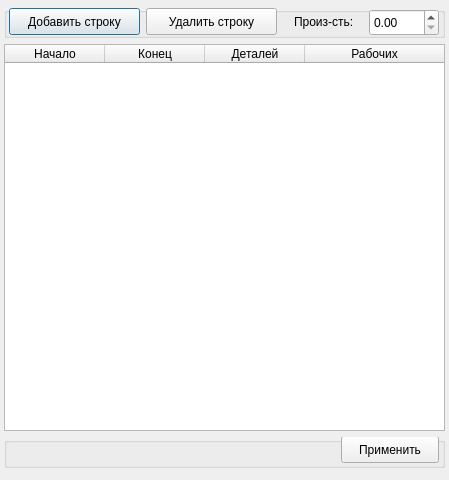
<?xml version="1.0" encoding="UTF-8"?>
<ui version="4.0">
 <class>Edit_Dialog</class>
 <widget class="QDialog" name="Edit_Dialog">
  <property name="geometry">
   <rect>
    <x>0</x>
    <y>0</y>
    <width>449</width>
    <height>480</height>
   </rect>
  </property>
  <property name="windowTitle">
   <string>Изменение данных</string>
  </property>
  <widget class="QWidget" name="verticalLayoutWidget">
   <property name="geometry">
    <rect>
     <x>4</x>
     <y>7</y>
     <width>441</width>
     <height>461</height>
    </rect>
   </property>
   <layout class="QVBoxLayout" name="mainLayout">
    <item>
     <widget class="QGroupBox" name="toolBox">
      <property name="title">
       <string/>
      </property>
      <widget class="QPushButton" name="addRowButton">
       <property name="geometry">
        <rect>
         <x>5</x>
         <y>1</y>
         <width>131</width>
         <height>27</height>
        </rect>
       </property>
       <property name="text">
        <string>Добавить строку</string>
       </property>
      </widget>
      <widget class="QPushButton" name="delRowButton">
       <property name="geometry">
        <rect>
         <x>142</x>
         <y>1</y>
         <width>131</width>
         <height>27</height>
        </rect>
       </property>
       <property name="text">
        <string>Удалить строку</string>
       </property>
      </widget>
      <widget class="QLabel" name="prodLabel">
       <property name="geometry">
        <rect>
         <x>290</x>
         <y>6</y>
         <width>80</width>
         <height>17</height>
        </rect>
       </property>
       <property name="text">
        <string>Произ-сть:</string>
       </property>
      </widget>
      <widget class="QDoubleSpinBox" name="productivity">
       <property name="geometry">
        <rect>
         <x>365</x>
         <y>2</y>
         <width>70</width>
         <height>27</height>
        </rect>
       </property>
      </widget>
     </widget>
    </item>
    <item>
     <widget class="QTableWidget" name="dataTable">
      <attribute name="horizontalHeaderStretchLastSection">
       <bool>true</bool>
      </attribute>
      <attribute name="verticalHeaderStretchLastSection">
       <bool>false</bool>
      </attribute>
      <column>
       <property name="text">
        <string>Начало</string>
       </property>
      </column>
      <column>
       <property name="text">
        <string>Конец</string>
       </property>
      </column>
      <column>
       <property name="text">
        <string>Деталей</string>
       </property>
      </column>
      <column>
       <property name="text">
        <string>Рабочих</string>
       </property>
      </column>
     </widget>
    </item>
    <item>
     <widget class="QGroupBox" name="controlBox">
      <property name="title">
       <string/>
      </property>
      <widget class="QPushButton" name="applyButton">
       <property name="geometry">
        <rect>
         <x>337</x>
         <y>-1</y>
         <width>98</width>
         <height>27</height>
        </rect>
       </property>
       <property name="text">
        <string>Применить</string>
       </property>
      </widget>
     </widget>
    </item>
   </layout>
  </widget>
 </widget>
 <resources/>
 <connections/>
</ui>
